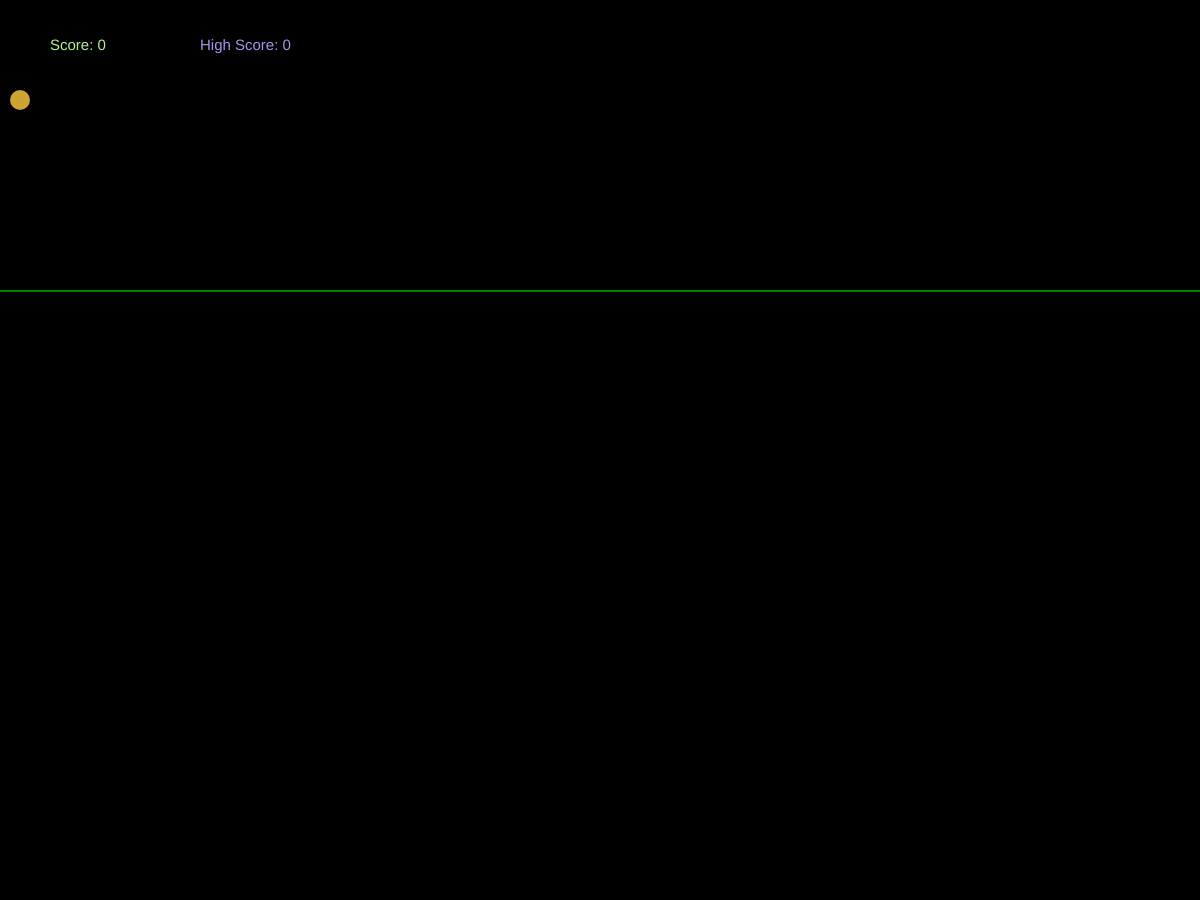
Frame 1 (no input)
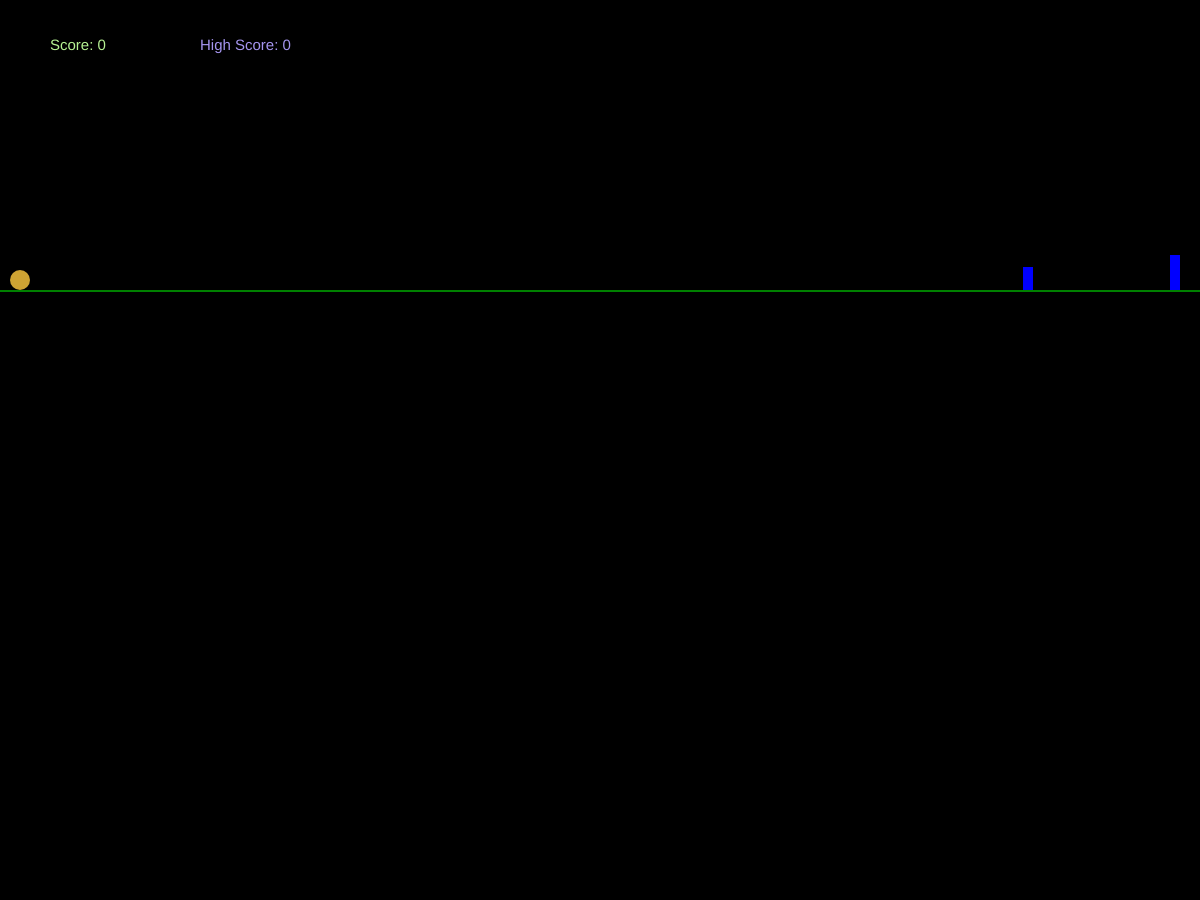
Frame 60 (no input)
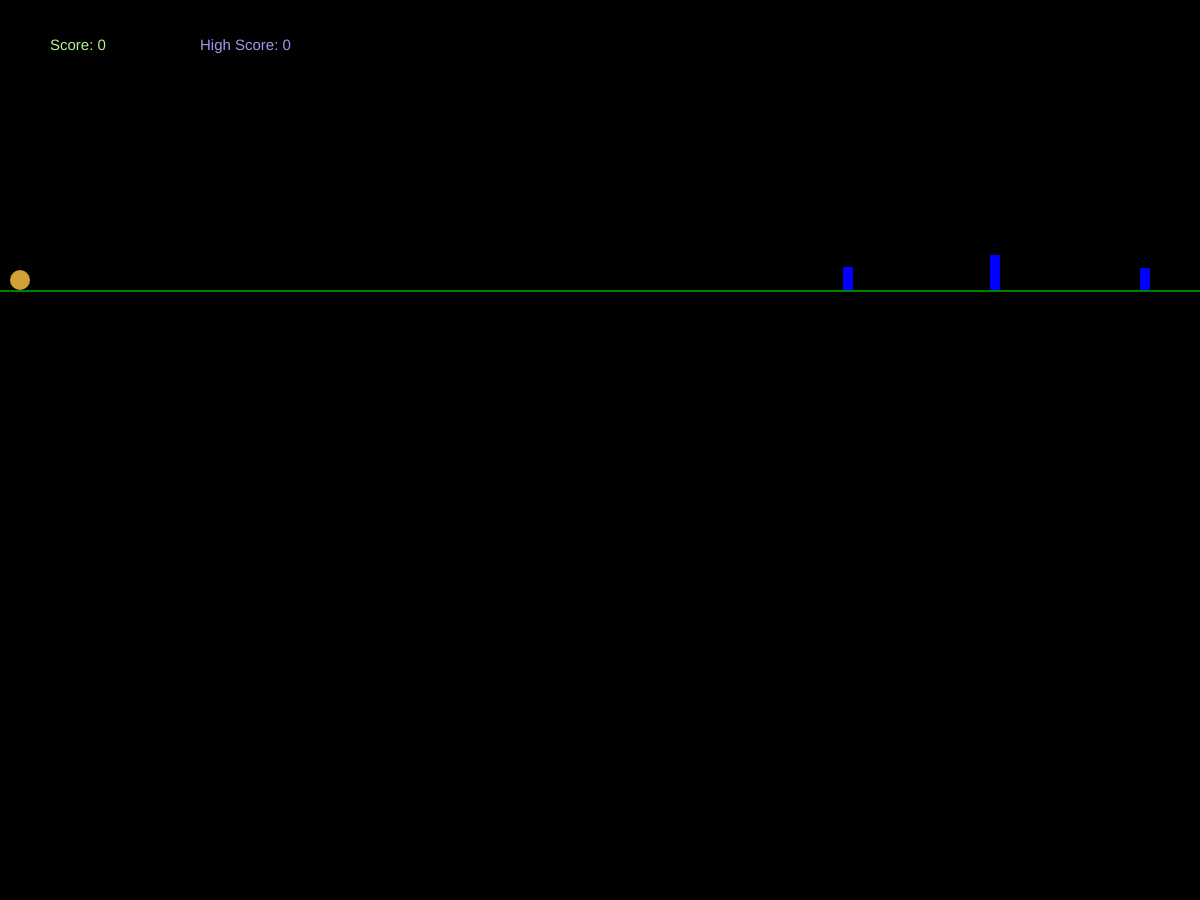
Frame 120 (the mouse pressed at the canvas centre since frame 60)

The p5.js sketch that drew these frames (run headless with seeded random() and noise() and a simulated clock; from frame 60 on, the mouse is pressed at the canvas centre):

// p5.js sketch
// ── sketch.js
 let ball;
 let obs = [];
 let collide;
 let score = 0;
 let highScore;
 let btn;
    function setup(){
      highScore = getItem("highScore")
      if (highScore ===  null ){
        highScore = 0;
      }
      ball = new Ball(20,width);
      //obs = new Obstacles();
      //frameRate(10);
      if (deviceOrientation==LANDSCAPE){
      createCanvas(windowWidth,windowHeight-100);}
      else{
createCanvas(windowWidth,windowHeight/2)
      }
      noStroke();
     obs.push(new Obstacles(width));
       
    }
    
    function draw(){
     background ("#000000");
     fill("green");
     rect(0,290,width,2);
     ball.show();
     ball.move();
     
     if (frameCount%50==0){
       obs.push(new Obstacles(width));
       
     }
      for (var i= obs.length-1; i>=0;i--){
       obs[i].show();
       obs[i].move();

       if(obs[0].hit(ball)){
         
         
         if (score>highScore){
           highScore = score;
         }
         storeItem("highScore",highScore);
         score = 0;

         textSize(50);
          fill("#f16767")
         text("Game Over",width/5,height/2);
        /* btn = createButton("Restart");
         btn.position((width/2)-20,(height/2)+40);*/
         noLoop();
       
        for (var o of obs){
         o.xPos = -20;
        }
       }
       if(obs[i].xPos<0){
         score+=1;
        obs.splice(i,1);
       }
      }
     textSize(15);
     fill("#b6f293");
     text("Score: "+str(score),50,50);
     fill("#a595ef");
     text("High Score: "+str(highScore),200,50);
     
     if(touches.length>0){
       ball.jump();
      
     }
    }
    
// ── classes.js
class Ball{
  constructor(x,y){
    this.xPos = x;
    this.yPos = y;
    this.ySpeed = 0;
    this.gravity = 1;
  }
  jump(){
    if(this.yPos >= height -80){
       this.ySpeed = -11;
    }
  }
  show(){
    fill("#cea333");
    circle(this.xPos,this.yPos,20);
  }
  move(){
    this.yPos = constrain(this.yPos + this.ySpeed,20,280);
    this.ySpeed+=this.gravity;
  }
  hit(obs){
    if(this.yPos==obs.yPos && this.xPos == obs.yPos){
      return true;
    }else{
      return false;
    }
    
  }
}

class Obstacles {
  constructor(x){
    
    this.xPos = x;
    this.yPos = floor(random(250,275));
    this.h = 290 - this.yPos;
    this.xSpeed = 3;
  }
  show(){
    fill("blue");
    rect(this.xPos,this.yPos,10,this.h);
  }
  move(){
    this.xPos-=this.xSpeed;
  }
  hit(ball){
     if(this.xPos<=25 && ball.yPos>=this.yPos){
      
      return true;
    }else{
      return false;
    }
  }
}
